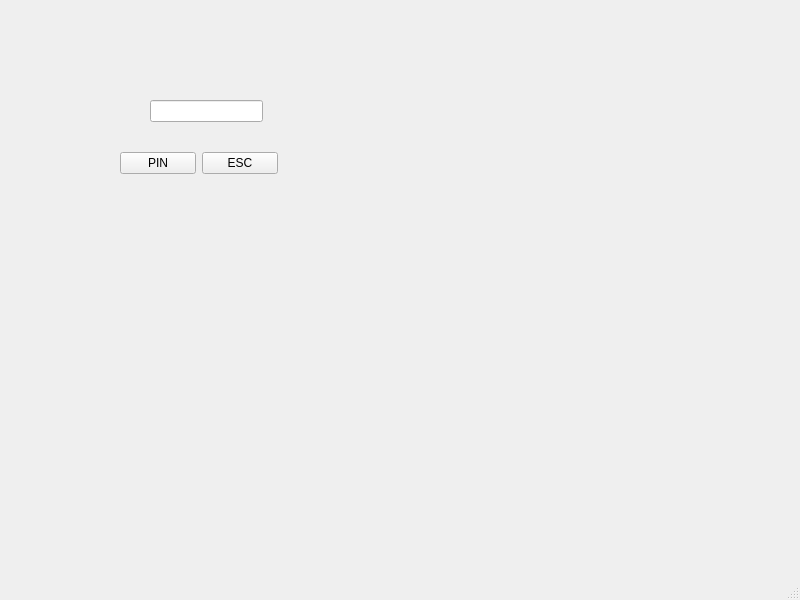
<?xml version="1.0" encoding="UTF-8"?>
<ui version="4.0">
 <class>MainWindow</class>
 <widget class="QMainWindow" name="MainWindow">
  <property name="geometry">
   <rect>
    <x>0</x>
    <y>0</y>
    <width>800</width>
    <height>600</height>
   </rect>
  </property>
  <property name="windowTitle">
   <string>MainWindow</string>
  </property>
  <widget class="QWidget" name="centralwidget">
   <widget class="QLineEdit" name="lineEdit">
    <property name="geometry">
     <rect>
      <x>150</x>
      <y>100</y>
      <width>113</width>
      <height>22</height>
     </rect>
    </property>
   </widget>
   <widget class="QWidget" name="">
    <property name="geometry">
     <rect>
      <x>120</x>
      <y>150</y>
      <width>158</width>
      <height>26</height>
     </rect>
    </property>
    <layout class="QHBoxLayout" name="horizontalLayout">
     <item>
      <widget class="QPushButton" name="pushButton">
       <property name="text">
        <string>PIN</string>
       </property>
      </widget>
     </item>
     <item>
      <widget class="QPushButton" name="pushButton_2">
       <property name="text">
        <string>ESC</string>
       </property>
      </widget>
     </item>
    </layout>
   </widget>
  </widget>
  <widget class="QMenuBar" name="menubar">
   <property name="geometry">
    <rect>
     <x>0</x>
     <y>0</y>
     <width>800</width>
     <height>22</height>
    </rect>
   </property>
  </widget>
  <widget class="QStatusBar" name="statusbar"/>
 </widget>
 <resources/>
 <connections/>
</ui>
